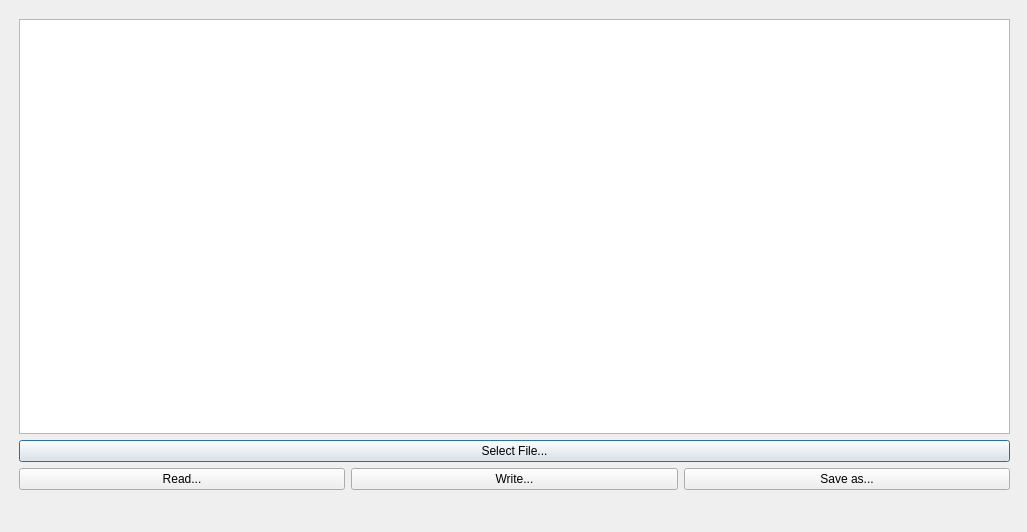
<?xml version="1.0" encoding="UTF-8"?>
<ui version="4.0">
 <class>windowOther</class>
 <widget class="QDialog" name="windowOther">
  <property name="geometry">
   <rect>
    <x>0</x>
    <y>0</y>
    <width>1027</width>
    <height>532</height>
   </rect>
  </property>
  <property name="windowTitle">
   <string>Dialog</string>
  </property>
  <widget class="QWidget" name="verticalLayoutWidget">
   <property name="geometry">
    <rect>
     <x>19</x>
     <y>19</y>
     <width>991</width>
     <height>471</height>
    </rect>
   </property>
   <layout class="QVBoxLayout" name="verticalLayout">
    <item>
     <widget class="QPlainTextEdit" name="TextField"/>
    </item>
    <item>
     <widget class="QPushButton" name="SelectBtn">
      <property name="text">
       <string>Select File...</string>
      </property>
     </widget>
    </item>
    <item>
     <layout class="QHBoxLayout" name="horizontalLayout">
      <item>
       <widget class="QPushButton" name="ReadBtn">
        <property name="text">
         <string>Read...</string>
        </property>
       </widget>
      </item>
      <item>
       <widget class="QPushButton" name="WriteBtn">
        <property name="text">
         <string>Write...</string>
        </property>
       </widget>
      </item>
      <item>
       <widget class="QPushButton" name="WriteAsBtn">
        <property name="text">
         <string>Save as...</string>
        </property>
       </widget>
      </item>
     </layout>
    </item>
   </layout>
  </widget>
 </widget>
 <resources/>
 <connections/>
</ui>
